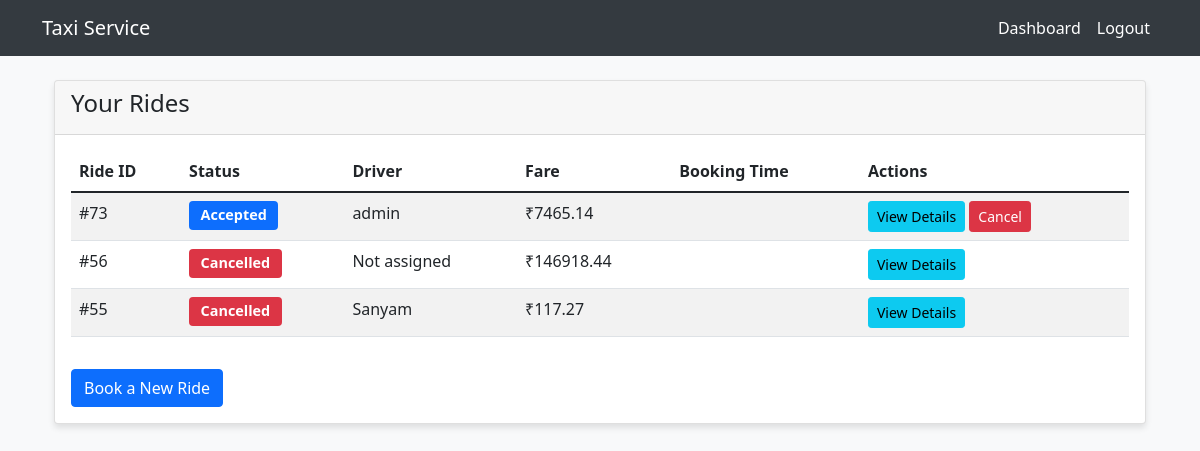
Before: /dashboard/ (signed in) with the older database file.
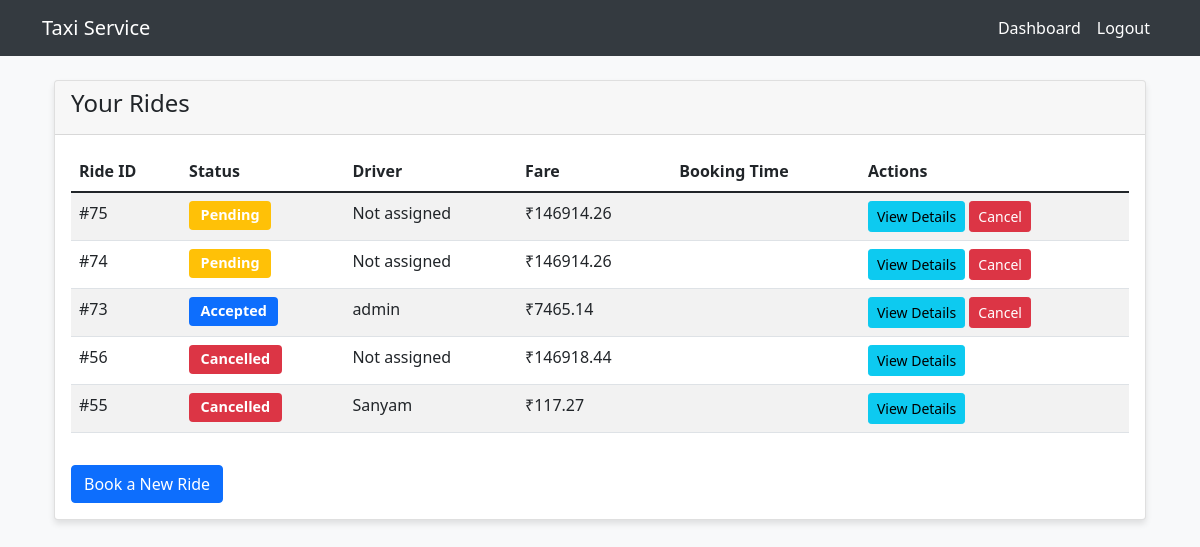
After: the same page with the newer database file.
### rides/models.py (models this page shows, shortened)
class Ride(models.Model):
    customer = models.ForeignKey(User, on_delete=models.CASCADE)
    driver = models.ForeignKey(Driver, on_delete=models.SET_NULL, null=True, blank=True)
    pickup_latitude = models.FloatField()
    pickup_longitude = models.FloatField()
    drop_latitude = models.FloatField()
    drop_longitude = models.FloatField()
    car_type = models.CharField(max_length=50, default="Sedan")
    status = models.CharField(max_length=20, choices=[
        ('Pending', 'Pending'),
        ('Accepted', 'Accepted'),
        ('Completed', 'Completed'),
        ('Cancelled', 'Cancelled')
    ], default='Pending')
    fare = models.DecimalField(max_digits=10, decimal_places=2, default=0)
    cancellation_fee = models.DecimalField(max_digits=10, decimal_places=2, default=0)
    estimated_time = models.CharField(max_length=50, null=True, blank=True)
    cancellation_reason = models.CharField(max_length=50, choices=REASONS, null=True, blank=True)

class Driver(models.Model):
    user = models.OneToOneField(User, on_delete=models.CASCADE)
    latitude = models.FloatField(null=True, blank=True)
    longitude = models.FloatField(null=True, blank=True)
    is_available = models.BooleanField(default=True)
    rating = models.FloatField(default=5.0)
    car_type = models.CharField(max_length=50, default="Sedan")

### rides/views.py (the view)
# urls.py: path('dashboard/', views.dashboard, name='dashboard'),
@login_required
def dashboard(request):
    try:
        if hasattr(request.user, 'driver'):
            return driver_dashboard(request)
        else:
            return customer_dashboard(request)
    except Exception as e:
        messages.error(request, "Error loading dashboard. Please try again.")
        return redirect('login')

### rides/services.py (called while the page is built)
    @staticmethod
    def get_customer_rides(customer):
        return Ride.objects.filter(customer=customer).order_by('-id')

### rides/views.py (called while the page is built)
@login_required
def customer_dashboard(request):
    try:
        customer_rides = RideService.get_customer_rides(request.user)
        return render(request, 'rides/customer_dashboard.html', {
            'customer_rides': customer_rides
        })
    except Exception as e:
        messages.error(request, "Error loading dashboard. Please try again.")
        return redirect('login')

### rides/templates/rides/customer_dashboard.html
{% extends 'base.html' %}
{% load static %}
{% block content %}
<div class="container mt-4">
    <div class="row">
        <div class="col-md-12">
            <div class="card">
                <div class="card-header">
                    <h4>Your Rides</h4>
                </div>
                <div class="card-body">
                    {% if customer_rides %}
                        <div class="table-responsive">
                            <table class="table table-striped">
                                <thead>
                                    <tr>
                                        <th>Ride ID</th>
                                        <th>Status</th>
                                        <th>Driver</th>
                                        <th>Fare</th>
                                        <th>Booking Time</th>
                                        <th>Actions</th>
                                    </tr>
                                </thead>
                                <tbody>
                                    {% for ride in customer_rides %}
                                        <tr>
                                            <td>#{{ ride.id }}</td>
                                            <td>
                                                <span class="badge {% if ride.status == 'Completed' %}bg-success
                                                            {% elif ride.status == 'Cancelled' %}bg-danger
                                                            {% elif ride.status == 'Accepted' %}bg-primary
                                                            {% else %}bg-warning{% endif %}">
                                                    {{ ride.status }}
                                                </span>
                                            </td>
                                            <td>{{ ride.driver.user.username|default:"Not assigned" }}</td>
                                            <td>₹{{ ride.fare }}</td>
                                            <td>{{ ride.created_at }}</td>
                                            <td>
                                                <a href="{% url 'ride_details' ride.id %}" class="btn btn-info btn-sm">
                                                    View Details
                                                </a>
                                                {% if ride.status == 'Pending' or ride.status == 'Accepted' %}
                                                    <a href="{% url 'cancel_ride' ride.id %}" class="btn btn-danger btn-sm">
                                                        Cancel
                                                    </a>
                                                {% endif %}
                                            </td>
                                        </tr>
                                    {% endfor %}
                                </tbody>
                            </table>
                        </div>
                    {% else %}
                        <p>You haven't booked any rides yet.</p>
                    {% endif %}
                    <div class="mt-3">
                        <a href="{% url 'book_ride' %}" class="btn btn-primary">Book a New Ride</a>
                    </div>
                </div>
            </div>
        </div>
    </div>
</div>
{% endblock %}

### rides/templates/base.html (shortened to what this page needs)
<!DOCTYPE html>
<html lang="en">
<head>
    <link href="https://cdn.jsdelivr.net/npm/bootstrap@5.1.3/dist/css/bootstrap.min.css" rel="stylesheet">
</head>
<body>
    <nav class="navbar navbar-expand-lg navbar-dark mb-4">
        <div class="container">
            <a class="navbar-brand" href="{% url 'dashboard' %}">Taxi Service</a>
            <div class="collapse navbar-collapse" id="navbarNav">
                <ul class="navbar-nav ms-auto">
                    {% if user.is_authenticated %}
                    <li class="nav-item">
                        <a class="nav-link" href="{% url 'dashboard' %}">Dashboard</a>
                    </li>
                    <li class="nav-item">
                        <a class="nav-link" href="{% url 'logout' %}">Logout</a>
                    </li>
                    {% endif %}
                </ul>
            </div>
        </div>
    </nav>
    <div class="container">
        {% block content %}
        {% endblock %}
    </div>
</body>
</html>

### rides/templates/base.html (style rules this page uses)
body { background-color: #f8f9fa; }
.navbar { background-color: #343a40; }
.navbar-brand, .nav-link { color: white !important; }
.card { box-shadow: 0 4px 6px rgba(0, 0, 0, 0.1); margin-bottom: 20px; }
.badge { font-size: 0.9em; padding: 0.5em 0.8em; }

Changed rows visible on the page:
added Ride: id "75", status "Pending", driver.user.username "Not assigned", fare "146914.26", shows "Cancel"
added Ride: id "74", status "Pending", driver.user.username "Not assigned", fare "146914.26", shows "Cancel"
